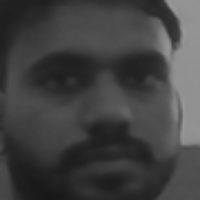
#> input picture faces/user1.jpg, 200 x 200 px, found by its file name
$ python facial_recogination_part2.py
#> lines starting #> are read from the running program, lines starting #| are printed output that depends on the picture; after the words box and inside, x2 and y2 are one past the last pixel; in counts of white or black regions, pixels touching at a corner belong together
import cv2
import numpy as np
from os import listdir
from os.path import isfile,join

data_path='F:/opencv/faces/'
only_files=[ f for f in listdir(data_path) if isfile(join(data_path,f))]
training_data,label=[],[]
for i ,files in enumerate(only_files):
    image_path=data_path+only_files[i]
    images=cv2.imread(image_path,cv2.IMREAD_GRAYSCALE)
#> images is the input picture: shape (200, 200); min 23, max 153, mean 65.7
    training_data.append(np.asarray(images,dtype=np.uint8))
    label.append(i)
label=np.asarray(label,dtype=np.int32)
model=cv2.face.LBPHFaceRecognizer_create()
model.train(np.asarray(training_data),np.asarray(label))
print("Model Training Complete!!")
face_classifier=cv2.CascadeClassifier('C:/Users/phplover/AppData/Local/Programs/Python/Python37-32/Lib/site-packages/cv2/data/haarcascade_frontalface_default.xml')
def face_detector(img,size=0.5):
    gray=cv2.cvtColor(img,cv2.COLOR_BGR2GRAY)
    faces=face_classifier.detectMultiScale(gray,1.3,5)
    if faces is():
        return img,[]
    for(x,y,w,h) in faces:
        cv2.rectangle(img,(x,y),(x+w,y+h),(0,255,255),2)
        roi=img[y:y+h,x:x+w]
        roi=cv2.resize(roi,(200,200))
    return img,roi
cap=cv2.VideoCapture(0)
while True:
    ret,frame=cap.read()
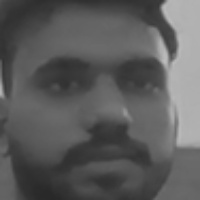
#> input picture faces/user12.jpg, 200 x 200 px, given in place of the camera
#> frame is the input picture: shape (200, 200, 3); min 40, max 189, mean 91.9
    image,face=face_detector(frame)
#> in face_detector, `faces=face_classifier.detectMultiScale(gray,1.3,5)`: faces = ()
#> face = []
    try:
        face=cv2.cvtColor(face,cv2.COLOR_BGR2GRAY)
        result=model.predict(face)
        if result[1]<500:
            confidence=int(100*(1-(result[1])/300))
            display_string=str(confidence)+'% Confidence'
        cv2.putText(image,display_string,(100,120),cv2.FONT_HERSHEY_COMPLEX,1,(255,120,255),2)
        if confidence>75:
            cv2.putText(image,'Face Matched', (120, 160), cv2.FONT_HERSHEY_COMPLEX, 1, (0,255,0), 2)
            cv2.imshow("Face Cropper",image)
        else:
            cv2.putText(image,"Locked", (140, 180), cv2.FONT_HERSHEY_COMPLEX, 1, (255, 0, 0), 2)
            cv2.imshow("Face Cropper",image)

    except:
        cv2.putText(image,"Face not found",(110,130),cv2.FONT_HERSHEY_COMPLEX,1,(255,0,0),2)
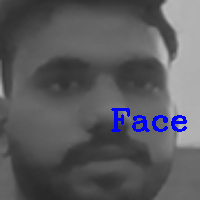
#> image: shape (200, 200, 3); 1.7% of pixels changed, all inside (x1, y1, x2, y2) = (111, 108, 187, 132)
       # cv2.putText(image, "Locked", (130, 150), cv2.FONT_HERSHEY_COMPLEX, 1, (255, 0, 0), 2)
        cv2.imshow("Face Cropper",image)
        pass

    if cv2.waitKey(1)==13:
#> (key Esc is pressed here)
        break
cap.release()
cv2.destroyAllWindows()
